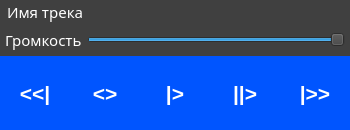
<?xml version="1.0" encoding="UTF-8"?>
<ui version="4.0">
 <class>Form</class>
 <widget class="QWidget" name="Form">
  <property name="geometry">
   <rect>
    <x>0</x>
    <y>0</y>
    <width>350</width>
    <height>130</height>
   </rect>
  </property>
  <property name="minimumSize">
   <size>
    <width>350</width>
    <height>100</height>
   </size>
  </property>
  <property name="maximumSize">
   <size>
    <width>470</width>
    <height>150</height>
   </size>
  </property>
  <property name="windowTitle">
   <string>BUSMusicPlayer</string>
  </property>
  <property name="styleSheet">
   <string notr="true">* {
	background-color: rgb(64, 64, 64);
	color: rgb(255, 255, 255);
	border: none;
}
QPushButton{
	background-color: rgb(0, 85, 255);
	color: rgb(255, 255, 255);
}
QPushButton:hover {
	background-color: rgb(0, 0, 127);
}
QPushButton:pressed {
	background-color: rgb(0, 0, 0);
}</string>
  </property>
  <layout class="QVBoxLayout" name="verticalLayout">
   <property name="spacing">
    <number>0</number>
   </property>
   <property name="leftMargin">
    <number>0</number>
   </property>
   <property name="topMargin">
    <number>0</number>
   </property>
   <property name="rightMargin">
    <number>0</number>
   </property>
   <property name="bottomMargin">
    <number>0</number>
   </property>
   <item>
    <layout class="QGridLayout" name="gridLayout">
     <property name="sizeConstraint">
      <enum>QLayout::SetFixedSize</enum>
     </property>
     <property name="leftMargin">
      <number>5</number>
     </property>
     <property name="rightMargin">
      <number>5</number>
     </property>
     <property name="bottomMargin">
      <number>5</number>
     </property>
     <property name="spacing">
      <number>5</number>
     </property>
     <item row="0" column="0" colspan="2">
      <widget class="QLineEdit" name="lineEdit">
       <property name="font">
        <font>
         <family>Segoe UI Light</family>
         <pointsize>11</pointsize>
        </font>
       </property>
       <property name="inputMask">
        <string/>
       </property>
       <property name="text">
        <string>Имя трека</string>
       </property>
       <property name="frame">
        <bool>false</bool>
       </property>
       <property name="readOnly">
        <bool>true</bool>
       </property>
      </widget>
     </item>
     <item row="1" column="0">
      <widget class="QLabel" name="label">
       <property name="sizePolicy">
        <sizepolicy hsizetype="Fixed" vsizetype="Fixed">
         <horstretch>0</horstretch>
         <verstretch>0</verstretch>
        </sizepolicy>
       </property>
       <property name="font">
        <font>
         <family>Segoe UI Light</family>
         <pointsize>11</pointsize>
        </font>
       </property>
       <property name="text">
        <string>Громкость</string>
       </property>
      </widget>
     </item>
     <item row="1" column="1">
      <widget class="QSlider" name="volume_slider">
       <property name="sizePolicy">
        <sizepolicy hsizetype="Minimum" vsizetype="Minimum">
         <horstretch>0</horstretch>
         <verstretch>0</verstretch>
        </sizepolicy>
       </property>
       <property name="maximum">
        <number>19</number>
       </property>
       <property name="singleStep">
        <number>1</number>
       </property>
       <property name="pageStep">
        <number>1</number>
       </property>
       <property name="value">
        <number>19</number>
       </property>
       <property name="orientation">
        <enum>Qt::Horizontal</enum>
       </property>
      </widget>
     </item>
    </layout>
   </item>
   <item>
    <layout class="QHBoxLayout" name="horizontalLayout">
     <property name="spacing">
      <number>0</number>
     </property>
     <property name="sizeConstraint">
      <enum>QLayout::SetMinimumSize</enum>
     </property>
     <item>
      <widget class="QPushButton" name="prev_btn">
       <property name="sizePolicy">
        <sizepolicy hsizetype="Minimum" vsizetype="Minimum">
         <horstretch>0</horstretch>
         <verstretch>0</verstretch>
        </sizepolicy>
       </property>
       <property name="font">
        <font>
         <family>MS Shell Dlg 2</family>
         <pointsize>16</pointsize>
         <weight>75</weight>
         <bold>true</bold>
        </font>
       </property>
       <property name="text">
        <string>&lt;&lt;|</string>
       </property>
      </widget>
     </item>
     <item>
      <widget class="QPushButton" name="stop_btn">
       <property name="sizePolicy">
        <sizepolicy hsizetype="Minimum" vsizetype="Minimum">
         <horstretch>0</horstretch>
         <verstretch>0</verstretch>
        </sizepolicy>
       </property>
       <property name="font">
        <font>
         <family>MS Shell Dlg 2</family>
         <pointsize>16</pointsize>
         <weight>75</weight>
         <bold>true</bold>
        </font>
       </property>
       <property name="text">
        <string>&lt;&gt;</string>
       </property>
      </widget>
     </item>
     <item>
      <widget class="QPushButton" name="play_btn">
       <property name="sizePolicy">
        <sizepolicy hsizetype="Minimum" vsizetype="Minimum">
         <horstretch>0</horstretch>
         <verstretch>0</verstretch>
        </sizepolicy>
       </property>
       <property name="font">
        <font>
         <family>MS Shell Dlg 2</family>
         <pointsize>16</pointsize>
         <weight>75</weight>
         <bold>true</bold>
        </font>
       </property>
       <property name="text">
        <string>|&gt;</string>
       </property>
      </widget>
     </item>
     <item>
      <widget class="QPushButton" name="pause_btn">
       <property name="sizePolicy">
        <sizepolicy hsizetype="Minimum" vsizetype="Minimum">
         <horstretch>0</horstretch>
         <verstretch>0</verstretch>
        </sizepolicy>
       </property>
       <property name="font">
        <font>
         <family>MS Shell Dlg 2</family>
         <pointsize>16</pointsize>
         <weight>75</weight>
         <bold>true</bold>
        </font>
       </property>
       <property name="text">
        <string>||&gt;</string>
       </property>
      </widget>
     </item>
     <item>
      <widget class="QPushButton" name="next_btn">
       <property name="sizePolicy">
        <sizepolicy hsizetype="Minimum" vsizetype="Minimum">
         <horstretch>0</horstretch>
         <verstretch>0</verstretch>
        </sizepolicy>
       </property>
       <property name="font">
        <font>
         <family>MS Shell Dlg 2</family>
         <pointsize>16</pointsize>
         <weight>75</weight>
         <bold>true</bold>
        </font>
       </property>
       <property name="styleSheet">
        <string notr="true"/>
       </property>
       <property name="text">
        <string>|&gt;&gt;</string>
       </property>
      </widget>
     </item>
    </layout>
   </item>
  </layout>
 </widget>
 <resources/>
 <connections/>
</ui>
